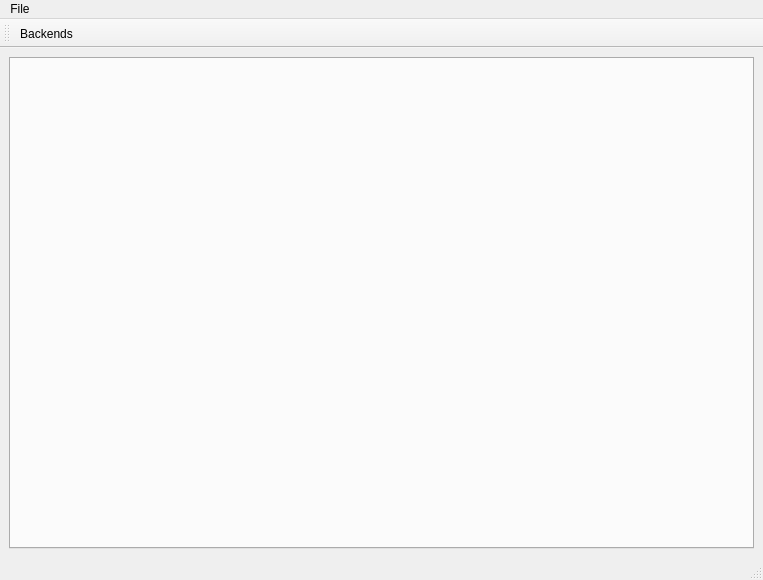
<?xml version="1.0" encoding="UTF-8"?>
<ui version="4.0">
 <class>MainWindow</class>
 <widget class="QMainWindow" name="MainWindow">
  <property name="geometry">
   <rect>
    <x>0</x>
    <y>0</y>
    <width>763</width>
    <height>580</height>
   </rect>
  </property>
  <property name="windowTitle">
   <string>QHaveDate</string>
  </property>
  <widget class="QWidget" name="centralwidget">
   <layout class="QVBoxLayout" name="verticalLayout">
    <item>
     <widget class="QTabWidget" name="tabWidget">
      <property name="currentIndex">
       <number>-1</number>
      </property>
     </widget>
    </item>
   </layout>
  </widget>
  <widget class="QMenuBar" name="menubar">
   <property name="geometry">
    <rect>
     <x>0</x>
     <y>0</y>
     <width>763</width>
     <height>24</height>
    </rect>
   </property>
   <widget class="QMenu" name="menuFile">
    <property name="title">
     <string>File</string>
    </property>
    <addaction name="actionBackends"/>
    <addaction name="separator"/>
    <addaction name="actionQuit"/>
   </widget>
   <addaction name="menuFile"/>
  </widget>
  <widget class="QStatusBar" name="statusbar"/>
  <widget class="QToolBar" name="toolBar">
   <property name="windowTitle">
    <string>toolBar</string>
   </property>
   <attribute name="toolBarArea">
    <enum>TopToolBarArea</enum>
   </attribute>
   <attribute name="toolBarBreak">
    <bool>false</bool>
   </attribute>
   <addaction name="actionBackends"/>
  </widget>
  <action name="actionBackends">
   <property name="text">
    <string>Backends</string>
   </property>
  </action>
  <action name="actionQuit">
   <property name="text">
    <string>Quit</string>
   </property>
   <property name="toolTip">
    <string>Quit</string>
   </property>
  </action>
 </widget>
 <resources/>
 <connections>
  <connection>
   <sender>actionQuit</sender>
   <signal>triggered()</signal>
   <receiver>MainWindow</receiver>
   <slot>close()</slot>
   <hints>
    <hint type="sourcelabel">
     <x>-1</x>
     <y>-1</y>
    </hint>
    <hint type="destinationlabel">
     <x>381</x>
     <y>289</y>
    </hint>
   </hints>
  </connection>
 </connections>
</ui>
